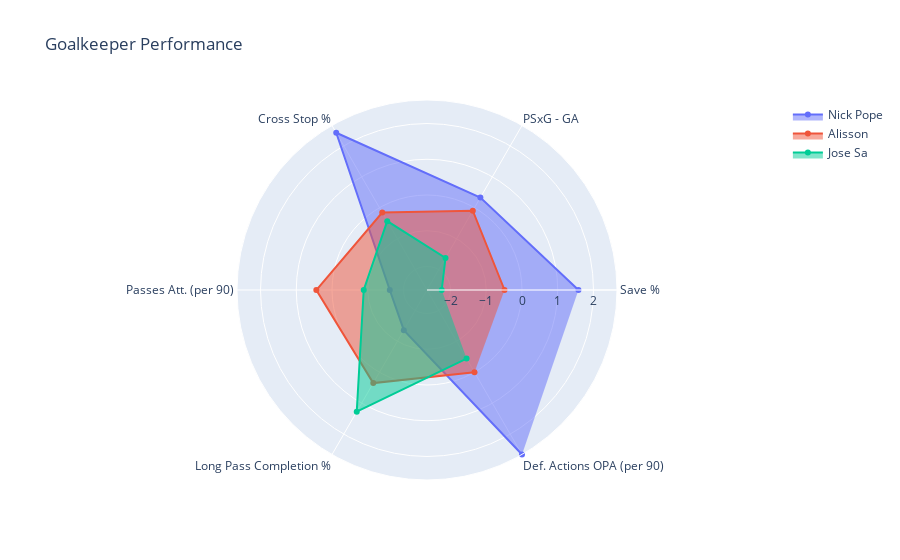

Notebook cell for this chart:
### Markdown cell above
## Radar Chart: Example

### Code cell
import numpy as np
import pandas as pd
import plotly.graph_objects as go

METRIC_CONFIG = {
    "save_pct": ("Save %", "{:.1f}%"),
    "psxg_minus_ga": ("PSxG - GA", "{:.1f}"),
    "crosses_stopped_pct": ("Cross Stop %", "{:.1f}%"),
    "pass_att_p90": ("Passes Att. (per 90)", ""),
    "long_kick_pass_completion_pct": ("Long Pass Completion %", "{:.1f}%"),
    "def_actions_outside_pen_area_p90": ("Def. Actions OPA (per 90)", "{:.1f}"),
}

METRIC_COLS = list(METRIC_CONFIG)
METRIC_LABELS = {c: METRIC_CONFIG[c][0] for c in METRIC_COLS}
THETA = list(METRIC_LABELS.values())


def get_goalkeeper_data(goalkeeper: str, df: pd.DataFrame) -> tuple[pd.Series, pd.Series, pd.Series]:
    gk_row = df.loc[df["goalkeeper"] == goalkeeper].squeeze()

    raw_values = pd.Series({
        METRIC_LABELS[c]: METRIC_CONFIG[c][1].format(gk_row[c]) if METRIC_CONFIG[c][1] else gk_row[c]
        for c in METRIC_COLS
    })

    z_scores = gk_row[[f"z_{c}" for c in METRIC_COLS]].rename({f"z_{c}": METRIC_LABELS[c] for c in METRIC_COLS})
    percentiles = gk_row[[f"pct_{c}" for c in METRIC_COLS]].rename({f"pct_{c}": METRIC_LABELS[c] for c in METRIC_COLS})

    return raw_values, z_scores, percentiles


def plot_goalkeeper_radar(goalkeepers: str | list[str], df: pd.DataFrame) -> go.Figure:
    fig = go.Figure()
    max_z_score = 0

    for gk in goalkeepers:
        raw_values, z_scores, percentiles = get_goalkeeper_data(gk, df)
        max_z_score = max(abs(z_scores).max(), max_z_score)

        customdata = np.column_stack([
            raw_values.reindex(THETA).to_numpy(),
            percentiles.reindex(THETA).to_numpy(),
        ])

        fig.add_trace(
            go.Scatterpolar(
                r = z_scores.reindex(THETA).to_numpy(),
                theta = THETA,
                fill = "toself",
                name = gk.replace("_", " ").title(),
                customdata = customdata,
                hovertemplate = (
                    "<b>%{theta}</b><br>"
                    "Value: %{customdata[0]}<br>"
                    "Percentile: %{customdata[1]:.0f}th<br>"
                    "Z-score: %{r:.2f}<br>"
                    "<extra></extra>"
                ),
            )
        )

    fig.update_layout(
        polar = dict(radialaxis = dict(visible = True, range = list((-1 * max_z_score, max_z_score)))),
        showlegend = True,
        title = "Goalkeeper Performance",
        width=700,
        height=700
    )
    return fig


# Example usage
df = q("select * from mart_goalkeeper_league_ratings")
fig = plot_goalkeeper_radar(["nick_pope", "alisson", "jose_sa"], df)
fig.show()

### Figure 1 — Plotly figure (JSON) as saved in the notebook; plotly's stock layout.template omitted (floating-point values rounded to 4 significant figures)
{"data": [{"customdata": [["75.9%", 95.83], ["-0.4", 58.33], ["14.3%", 100], [25, 0], ["24.7%", 8.333], ["3.1", 100]], "fill": "toself", "hovertemplate": "<b>%{theta}</b><br>Value: %{customdata[0]}<br>Percentile: %{customdata[1]:.0f}th<br>Z-score: %{r:.2f}<br><extra></extra>", "name": "Nick Pope", "r": [1.58, 0.3293, 2.422, -1.617, -1.361, 2.659], "theta": ["Save %", "PSxG - GA", "Cross Stop %", "Passes Att. (per 90)", "Long Pass Completion %", "Def. Actions OPA (per 90)"], "type": "scatterpolar"}, {"customdata": [["61.9%", 25], ["-1.4", 50], ["6.0%", 62.5], [37.4, 58.33], ["32.1%", 66.67], ["1.3", 41.67]], "fill": "toself", "hovertemplate": "<b>%{theta}</b><br>Value: %{customdata[0]}<br>Percentile: %{customdata[1]:.0f}th<br>Z-score: %{r:.2f}<br><extra></extra>", "name": "Alisson", "r": [-0.4888, -0.09505, -0.1539, 0.4382, 0.3495, 0], "theta": ["Save %", "PSxG - GA", "Cross Stop %", "Passes Att. (per 90)", "Long Pass Completion %", "Def. Actions OPA (per 90)"], "type": "scatterpolar"}, {"customdata": [["50.0%", 0], ["-5.0", 8.333], ["5.1%", 54.17], [29.4, 20.83], ["36.1%", 83.33], ["1.0", 37.5]], "fill": "toself", "hovertemplate": "<b>%{theta}</b><br>Value: %{customdata[0]}<br>Percentile: %{customdata[1]:.0f}th<br>Z-score: %{r:.2f}<br><extra></extra>", "name": "Jose Sa", "r": [-2.247, -1.623, -0.4332, -0.8876, 1.274, -0.4431], "theta": ["Save %", "PSxG - GA", "Cross Stop %", "Passes Att. (per 90)", "Long Pass Completion %", "Def. Actions OPA (per 90)"], "type": "scatterpolar"}], "layout": {"polar": {"radialaxis": {"range": [-2.659, 2.659], "visible": true}}, "showlegend": true, "title": {"text": "Goalkeeper Performance"}}}
